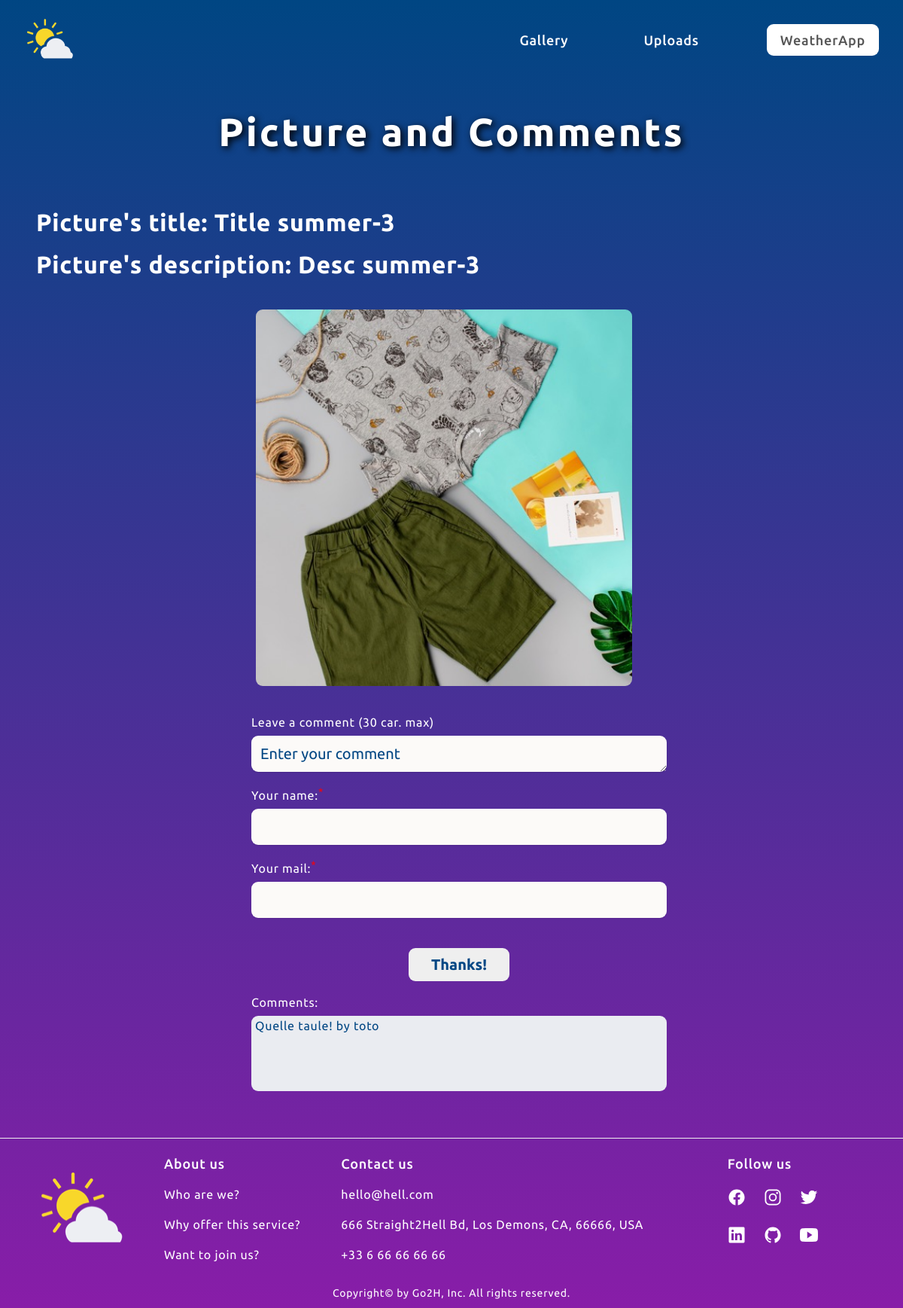
Screenshot of /showpicture/summer-3.jpg with the database file from the repository.
### tables this page shows
CREATE TABLE pictures (id INTEGER PRIMARY KEY AUTOINCREMENT,
                name VARCHAR(200) NOT NULL,
                title VARCHAR(20) NOT NULL,
                description VARCHAR(70) NOT NULL,
                path VARCHAR(100) NOT NULL,
                date DATE NOT NULL,
                category_id INTEGER,
                    CONSTRAINT fk_categories
                    FOREIGN KEY (category_id)
                    REFERENCES categories(category_id));

CREATE TABLE comments
                            (id INTEGER PRIMARY KEY AUTOINCREMENT,
                            comment VARCHAR(200) NOT NULL,
                            user_name VARCHAR(100) NOT NULL,
                            user_mail VARCHAR(25) NOT NULL,
                            picture_id INTEGER,
                            CONSTRAINT fk_pictures
                                FOREIGN KEY (picture_id)
                                REFERENCES pictures(picture_id));

### app.py (the view, shortened to what this page needs)
@app.route("/showpicture/<filename>", methods=["GET", "POST"])
def f_show_given(filename):
    db = f_get_db()
    cursor_picture = db.execute(
        "SELECT id, title, description, path \
            FROM pictures p WHERE p.path = (?)",
        [filename])
    given_picture = cursor_picture.fetchone()
    cursor_comments = db.execute(
        "SELECT comment, user_name, user_mail \
            FROM comments WHERE picture_id = (?) \
                ORDER BY id DESC",
        [given_picture[0]])
    liste_comments = []
    for comment in cursor_comments:
        liste_comments.append([comment[0], comment[1], comment[2]])
    return render_template(
        "showpicture.html", given_picture=given_picture[3],
        given_title=given_picture[1], given_desc=given_picture[2],
        given_comments=liste_comments)

### app.py (called while the page is built)
def f_get_db():
    db = getattr(g, '_database', None)
    if db is None:
        db = g._database = sqlite3.connect(DATABASE)
    return db

### templates/showpicture.html
{% extends "layout.html" %} {% block styles %}
<link
  rel="stylesheet"
  href="{{ url_for('static', filename='css/showpicture.css') }}"
/>
{% endblock %} {% block header %}
<ul class="main-nav-list">
  <li><a href="/showgallery" class="main-nav-link">Gallery</a></li>
  <li>
    <a href="/uploads" class="main-nav-link">Uploads</a>
  </li>
  <li>
    <a
      href="/#top-weather-app"
      class="main-nav-link nav-weather-app"
      title="Back to WeatherApp"
      >WeatherApp</a
    >
  </li>
</ul>
{% endblock %} {% block main %}
<h2 class="heading-primary title-showpicture">Picture and Comments</h2>
<p class="heading-secondary">Picture's title: {{ given_title }}</p>
<p class="heading-secondary">Picture's description: {{ given_desc }}</p>
<section class="showpicture">
  <figure class="img-container">
    <img
      src="../{{ config['UPLOAD_FOLDER'] }}/{{ given_picture }}"
      alt="{{ given_desc }}"
      width="170"
      height="170"
      class="show-img"
    />
  </figure>
  <form class="comments-container" method="post">
    <div class="comments-area">
      <label for="comment_given_picture" class="form-label">
        Leave a comment (30 car. max)
      </label>
      <textarea
        id="comment_given_picture"
        name="comment_given_picture"
        rows="1"
        placeholder="Enter your comment"
        maxlength="30"
      ></textarea>
    </div>
    <div class="comments-area">
      <label for="user_name" class="form-label">
        Your name:<span class="required-info"><sup>*</sup></span>
      </label>
      <input type="text" id="user_name" name="user_name" required />
    </div>
    <div class="comments-area">
      <label for="user_mail" class="form-label">
        Your mail:<span class="required-info"><sup>*</sup></span>
      </label>
      <input type="email" id="user_mail" name="user_mail" required />
    </div>
    <div class="comments-button">
      <button class="btn" type="submit" aria-label="To submit">Thanks!</button>
    </div>
    {% if given_comments %}
    <p>Comments:</p>
    <div class="comments-text-container">
      {% for comment in given_comments %}
      <p class="comments-text">{{ comment[0] }} by {{ comment[1] }}</p>
      {% endfor %}
    </div>
    {% endif %}
  </form>
</section>
{% endblock %}

### static/css/general.css (style rules this page uses)
* { margin: 0; padding: 0; box-sizing: border-box; }
html { font-size: 62.5%; overflow-x: hidden; }
body { line-height: 1; letter-spacing: 0.75px; color: white; font-family: "Ubuntu", sans-serif; background: linear-gradient(to bottom, #004683, #881da8); transition: all 0.3s; overflow-x: hidden; }
.layout { display: grid; grid: "header" auto "main" 1fr "footer" auto / 1fr; gap: 1.8rem; }
.heading-primary, .heading-secondary, .heading-tertiary { font-weight: 700; }
.heading-primary { text-align: center; font-size: 5.2rem; line-height: 1.05; padding: 3.2rem 0 5.2rem 0; }
.heading-secondary { font-size: 3.2rem; margin: 2.4rem 0; }
img { width: 100%; height: auto; }
.btn, .btn:link, .btn:visited { display: inline-block; text-decoration: none; font-size: 2.4rem; font-weight: 600; margin-left: 4rem; padding: 1.6rem 3.2rem; border-radius: 9px; border: none; cursor: pointer; font-family: inherit; transition: all 0.3s; }

### static/css/styles.css (style rules this page uses)
.main-nav-list { list-style: none; display: flex; align-items: center; gap: 12rem; }
.main-nav-list:first-child { margin-left: 1.8rem; }
.main-nav-link:link, .main-nav-link:visited { display: inline-block; padding: 1rem; text-decoration: none; color: inherit; font-weight: 500; font-size: 2.4rem; transition: all 0.3s; }
.main-nav-link.nav-weather-app:link, .main-nav-link.nav-weather-app:visited { padding: 1.2rem 1.8rem; border-radius: 9px; background-color: #fff; color: #555; }

### static/css/queries.css (style rules this page uses)
@media (max-width: 81em) { .main-nav-list { gap: 8rem; } }
@media (max-width: 81em) { .main-nav-link:link, .main-nav-link:visited { font-size: 1.8rem; } }

### static/css/showpicture.css (style rules this page uses)
.title-showpicture { text-shadow: 0.3rem 0.3rem 1rem black; letter-spacing: 0.3rem; }
.showpicture { display: flex; justify-content: center; align-items: center; }
.img-container { display: flex; justify-content: center; align-items: center; padding: 2rem 4rem 2rem 2rem; }
.show-img { height: 50rem; width: 50rem; border-radius: 9px; object-fit: cover; display: block; max-width: 100%; }
.comments-container { text-align: left; margin: 2rem 2rem 2rem 4rem; display: flex; flex-direction: column; width: 50%; }
.comments-area { display: flex; flex-direction: column; justify-content: flex-start; align-items: flex-start; padding-bottom: 2rem; }
.comments-button button { margin: 2rem auto 2rem auto; display: block; color: #004683; font-size: 2rem; padding: 1rem 3rem; }
.comments-text-container { background-color: rgb(234, 236, 241); width: 100%; height: 10rem; border-radius: 9px; color: #004683; font-size: 1.6rem; overflow: scroll; }
.form-label { display: block; margin-bottom: 1rem; font-size: 1.6rem; }
.required-info { color: red; }
.comments-container textarea, .comments-container input { width: 100%; padding: 1.2rem; font-size: 2rem; font-family: inherit; color: #004683 !important; border: none; background-color: #fcfaf8 !important; border-radius: 9px; box-shadow: 0 1px 2px rgba(0, 0, 0, 0.1); }
.comments-container textarea::placeholder, .comments-container textarea:placeholder-shown { color: #004683; background-color: #fcfaf8 !important; }
.comments-container > p { font-size: 1.6rem; margin-bottom: 1rem; }
.comments-text { padding: 0.5rem 0.5rem 0 0.5rem; }
.comments-text-container p:last-child { padding-bottom: 0.5rem; }
@media (max-width: 81em) { .showpicture { flex-direction: column; } }

### rows the page displays
pictures: title "Title summer-3", description "Desc summer-3", path (picture)
comments: comment "Quelle taule!", user_name "toto"
